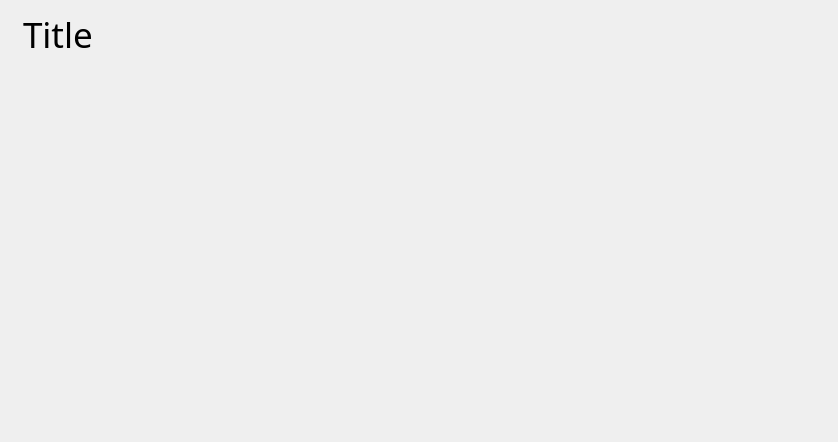
<?xml version="1.0" encoding="UTF-8"?>
<ui version="4.0">
 <class>MovieDisplayInfo</class>
 <widget class="QWidget" name="MovieDisplayInfo">
  <property name="geometry">
   <rect>
    <x>0</x>
    <y>0</y>
    <width>838</width>
    <height>442</height>
   </rect>
  </property>
  <property name="windowTitle">
   <string>Form</string>
  </property>
  <property name="autoFillBackground">
   <bool>true</bool>
  </property>
  <widget class="QWidget" name="">
   <property name="geometry">
    <rect>
     <x>10</x>
     <y>10</y>
     <width>821</width>
     <height>429</height>
    </rect>
   </property>
   <layout class="QGridLayout" name="gridLayout">
    <property name="sizeConstraint">
     <enum>QLayout::SetMaximumSize</enum>
    </property>
    <item row="2" column="1">
     <spacer name="verticalSpacer">
      <property name="orientation">
       <enum>Qt::Vertical</enum>
      </property>
      <property name="sizeHint" stdset="0">
       <size>
        <width>20</width>
        <height>40</height>
       </size>
      </property>
     </spacer>
    </item>
    <item row="0" column="0" rowspan="3">
     <widget class="QLabel" name="poster">
      <property name="acceptDrops">
       <bool>true</bool>
      </property>
      <property name="text">
       <string/>
      </property>
      <property name="pixmap">
       <pixmap>../../../Downloads/jIUSRvNgih0ZWlq8Z2iE96Vq9q7.jpg</pixmap>
      </property>
     </widget>
    </item>
    <item row="0" column="1">
     <widget class="QLabel" name="title">
      <property name="font">
       <font>
        <family>Bebas Neue</family>
        <pointsize>26</pointsize>
       </font>
      </property>
      <property name="text">
       <string>Title</string>
      </property>
     </widget>
    </item>
    <item row="1" column="1">
     <spacer name="horizontalSpacer">
      <property name="orientation">
       <enum>Qt::Horizontal</enum>
      </property>
      <property name="sizeHint" stdset="0">
       <size>
        <width>40</width>
        <height>20</height>
       </size>
      </property>
     </spacer>
    </item>
   </layout>
  </widget>
 </widget>
 <resources/>
 <connections/>
</ui>
